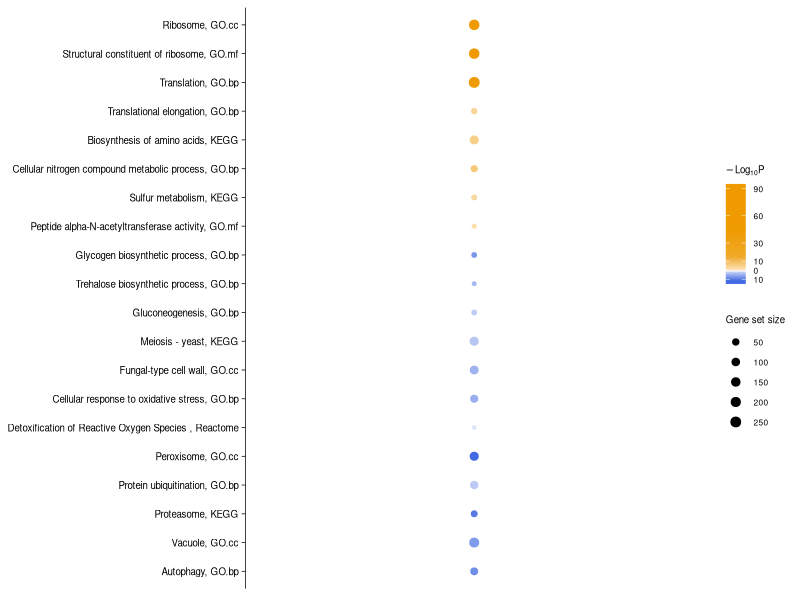
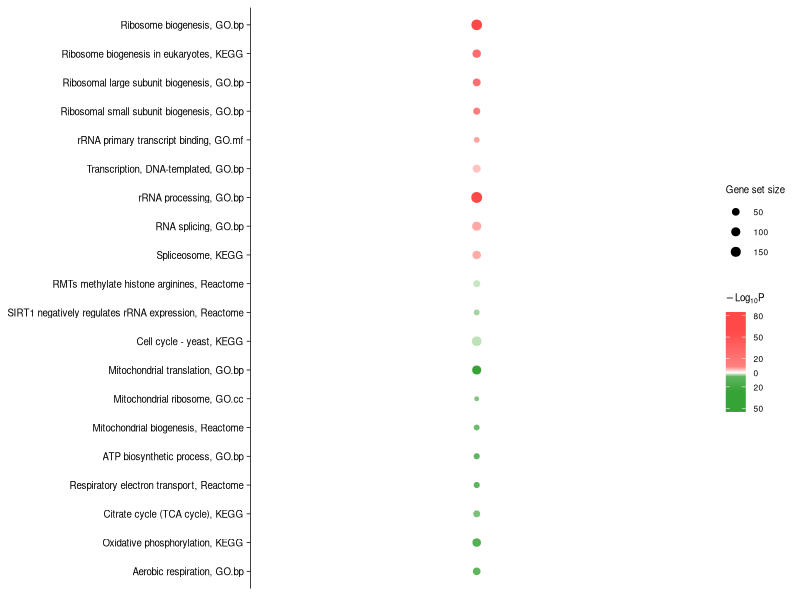
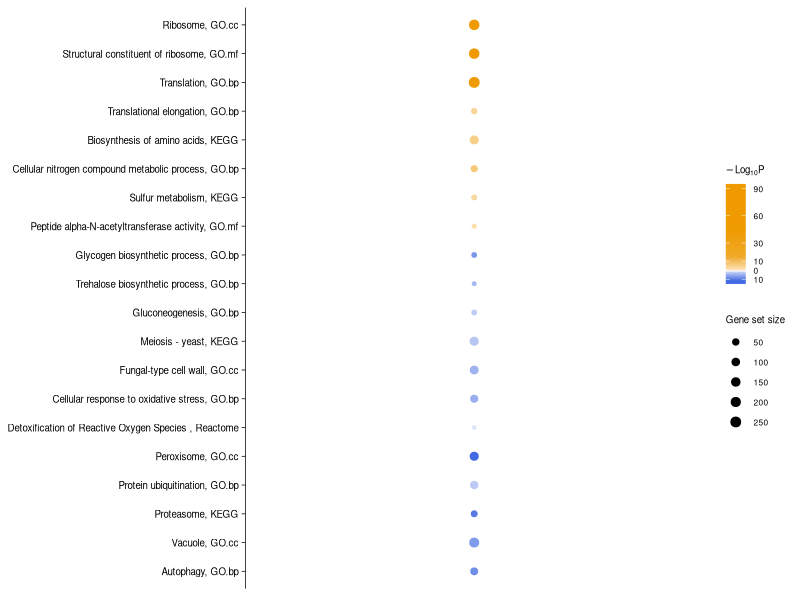
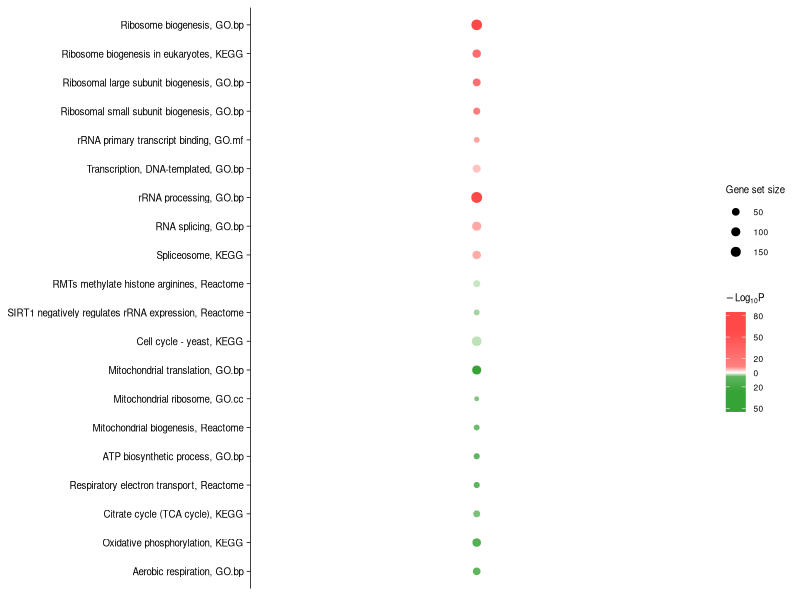

Reproduce these figures in R, in order.
suppressMessages({
    library(tidyverse)
    library(openxlsx)
})

setwd("Z:/home/wanglinting/Yeast/CodeOcean/figures/enrichment")


data <- read.xlsx("../../results/concatenate/enrichment/yeast_all.xlsx") %>%
    as_tibble() %>% 
    select(-description)

pathway_data_1 <- read.xlsx("pathway_ids.xlsx", sheet = 1) %>%
    as_tibble()  %>%
    left_join(data, by = "id") %>% 
    mutate(
        pathwayGeneNum = as.integer(pathwayGeneNum),
        pvalue = pvalue.gene1,
        `-log10P` = -sign(pvalue) * log10(abs(pvalue)),
        database = database %>%
            case_match(
                "go.bp" ~ "GO.bp",
                "go.cc" ~ "GO.cc",
                "go.mf" ~ "GO.mf",
                "kegg" ~ "KEGG",
                "reactome" ~ "Reactome"
            ) %>%
            factor(
                levels = c("GO.bp", "GO.cc", "GO.mf", "KEGG", "Reactome")
            ),
        pathway = str_c(description, database, sep = ", ") %>%
            fct_inorder() %>%
            fct_rev()
    ) %>%
    select(
        id,
        pathway,
        pathwayGeneNum,
        `-log10P`,
    )

pathway_data_2 <- read.xlsx("pathway_ids.xlsx", sheet = 2) %>%
    as_tibble()  %>%
    left_join(data, by = "id") %>% 
    mutate(
        pathwayGeneNum = as.integer(pathwayGeneNum),
        pvalue = pvalue.gene2,
        `-log10P` = -sign(pvalue) * log10(abs(pvalue)),
        database = database %>%
            case_match(
                "go.bp" ~ "GO.bp",
                "go.cc" ~ "GO.cc",
                "go.mf" ~ "GO.mf",
                "kegg" ~ "KEGG",
                "reactome" ~ "Reactome"
            ) %>%
            factor(
                levels = c("GO.bp", "GO.cc", "GO.mf", "KEGG", "Reactome")
            ),
        pathway = str_c(description, database, sep = ", ") %>%
            fct_inorder() %>%
            fct_rev()
    ) %>%
    select(
        id,
        pathway,
        pathwayGeneNum,
        `-log10P`,
    )


# plot --------------------------------------------------------------------

# set p-value color gradient
colorPalette.pos <- c("white",  "orange2")
colorList.pos <- colorRampPalette(colorPalette.pos)(20L)[c(10L, 17L, 18L, 19L, 20L, 20L, 20L, 20L, 20L, 20L)]
colorPalette.neg <- c("white", "royalblue")
colorList.neg <- colorRampPalette(colorPalette.neg)(10L)[c(4L, 5L, 6L, 7L, 8L, 9L, 10L, 10L, 10L)]
colorList <- c(rev(colorList.neg), "white", colorList.pos)
# scales::show_col(colorList)

# # 500*600
# # 100=2.645cm
# ggplot(
#     data = pathway_data_1,
#     mapping = aes(
#         x = "yeast 1st",
#         y = pathway,
#         color = `-log10P`,
#         size = pathwayGeneNum
#     )
# ) +
#     geom_point() +
#     labs(
#         x = NULL,
#         y = NULL,
#         color = expression(-Log[10] * P),
#         size = "Gene set size"
#     ) +
#     scale_x_discrete(
#         labels = ~ str_wrap(., width = 5L)
#     ) +
#     scale_y_discrete(
#         labels = ~ str_wrap(., width = 55L)
#     ) +
#     scale_color_gradientn(
#         colors = colorList,
#         limits = c(-95, 15),
#         values = c(0, 95/110, 1),
#         breaks = c(-90, -60, -30, 0, 10),
#         labels = c(90, 60, 30, 0, 10) %>% as.character()
#     ) +
#     theme_classic() +
#     theme(
#         legend.title = element_text(size = 7),
#         legend.text = element_text(size = 6),
#         legend.key.size = unit(0.2, "inches"),
#         axis.text.x = element_blank(),
#         axis.line.x = element_blank(),
#         axis.ticks.x = element_blank(),
#         axis.text.y = element_text(
#             size = 10,
#             color = "black"
#         ),
#         axis.line.y = element_line(
#             linetype = 1,
#             color = "black",
#             linewidth = 0.3
#         ),
#         axis.ticks.y = element_line(
#             color = "black",
#             linewidth = 0.3,
#             lineend = 1
#         )
#     ) 

ggplot(
    data = pathway_data_1,
    mapping = aes(
        x = "yeast 1st",
        y = pathway,
        color = `-log10P`,
        size = pathwayGeneNum
    )
    ) +
    geom_point() +
    labs(
        x = NULL,
        y = NULL,
        color = expression(-Log[10] * P),
        size = "Gene set size"
    ) +
    scale_size(range = c(1, 3)) +
    scale_x_discrete(labels = ~ str_wrap(., width = 5L)) +
    scale_y_discrete(labels = ~ str_wrap(., width = 55L)) +
    scale_color_gradientn(
        colors = colorList,
        limits = c(-15, 95),
        values = c(0, 15/110, 1),
        breaks = c(-10, 0, 10, 30, 60, 90),
        labels = c(10, 0, 10, 30, 60, 90) %>% as.character()
    ) +
    theme_classic() +
    theme(
        legend.title = element_text(size = 7),
        legend.text = element_text(size = 6),
        legend.key.size = unit(0.2, "inches"),
        axis.text.x = element_blank(),
        axis.line.x = element_blank(),
        axis.ticks.x = element_blank(),
        axis.text.y = element_text(size = 7, color = "black"),
        axis.line.y = element_line(linetype = 1, color = "black", linewidth = 0.25),
        axis.ticks.y = element_line(color = "black", linewidth = 0.25, lineend = 1),
    ) 
ggsave("Enrichment1.pdf", width = 9.5, height = 9.5, units = "cm" ) # pdf会带有0.4cm左右的白边，可以适当加大尺寸



# set p-value color gradient
colorPalette.pos <- c("white", "#FF4848")
colorList.pos <- colorRampPalette(colorPalette.pos)(20L)[c(14L, 15L, 16L, 17L, 18L, 19L, 20L, 20L, 20L, 20L)]
colorPalette.neg <- c("white", "#36A336")
colorList.neg <- colorRampPalette(colorPalette.neg)(20L)[c(16L, 17L, 18L, 19L, 20L, 20L, 20L, 20L, 20L, 20L)]
colorList <- c(rev(colorList.neg), "white", colorList.pos)
# scales::show_col(colorList)

# # 500*600
# ggplot(
#     data = pathway_data_2,
#     mapping = aes(
#         x = "yeast 2rd",
#         y = pathway,
#         color = `-log10P`,
#         size = pathwayGeneNum
#     )
# ) +
#     geom_point() +
#     labs(
#         x = NULL,
#         y = NULL,
#         color = expression(-Log[10] * P),
#         size = "Gene set size"
#     ) +
#     scale_x_discrete(
#         labels = ~ str_wrap(., width = 5L)
#     ) +
#     scale_y_discrete(
#         labels = ~ str_wrap(., width = 55L)
#     ) +
#     scale_color_gradientn(
#         colors = colorList,
#         limits = c(-55, 85),
#         values = c(0, 55/140, 1),
#         breaks = c(-50, -20, 0, 20, 50, 80),
#         labels = c(50, 20, 0, 20, 50, 80) %>% as.character()
#     ) +
#     theme_classic() +
#     theme(
#         legend.title = element_text(size = 7),
#         legend.text = element_text(size = 6),
#         legend.key.size = unit(0.2, "inches"),
#         axis.text.x = element_blank(),
#         axis.line.x = element_blank(),
#         axis.ticks.x = element_blank(),
#         axis.text.y = element_text(
#             size = 10,
#             color = "black"
#         ),
#         axis.line.y = element_line(
#             linetype = 1,
#             color = "black",
#             linewidth = 0.3
#         ),
#         axis.ticks.y = element_line(
#             color = "black",
#             linewidth = 0.3,
#             lineend = 1
#         )
#     )

ggplot(
    data = pathway_data_2,
    mapping = aes(
        x = "yeast 2rd",
        y = pathway,
        color = `-log10P`,
        size = pathwayGeneNum
    )
    ) +
    geom_point() +
    labs(
        x = NULL,
        y = NULL,
        color = expression(-Log[10] * P),
        size = "Gene set size"
    ) +
    scale_size(range = c(1, 3)) +
    scale_x_discrete(labels = ~ str_wrap(., width = 5L)) +
    scale_y_discrete(labels = ~ str_wrap(., width = 55L)) +
    scale_color_gradientn(
        colors = colorList,
        limits = c(-55, 85),
        values = c(0, 55/140, 1),
        breaks = c(-50, -20, 0, 20, 50, 80),
        labels = c(50, 20, 0, 20, 50, 80) %>% as.character()
    ) +
    theme_classic() +
    theme(
        legend.title = element_text(size = 7),
        legend.text = element_text(size = 6),
        legend.key.size = unit(0.2, "inches"),
        axis.text.x = element_blank(),
        axis.line.x = element_blank(),
        axis.ticks.x = element_blank(),
        axis.text.y = element_text(size = 7, color = "black"),
        axis.line.y = element_line(linetype = 1, color = "black", linewidth = 0.25),
        axis.ticks.y = element_line(color = "black", linewidth = 0.25, lineend = 1),
    ) 
ggsave("Enrichment2.pdf", width = 9.5, height = 9.5, units = "cm" ) # pdf会带有0.4cm左右的白边，可以适当加大尺寸

